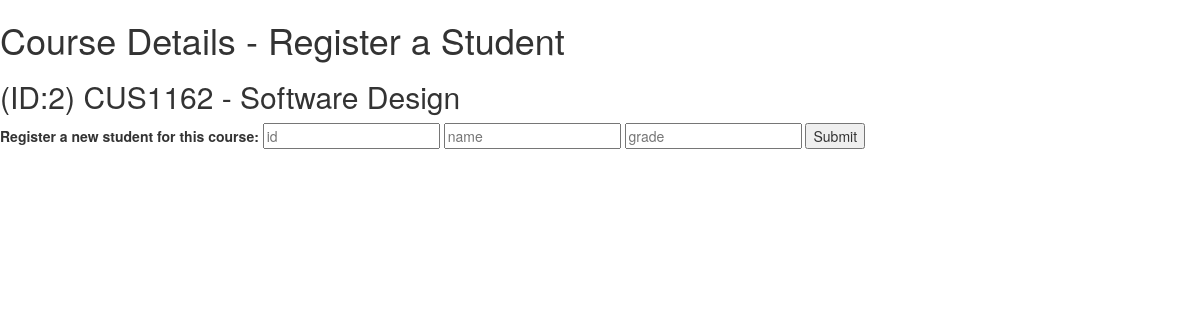
The app's page /register_student/2 with its own data.
### models.py (models this page shows)
class Course(db.Model):
    __tablename__ = 'course'
    id = db.Column(db.Integer, primary_key=True)
    course_number = db.Column(db.String)
    course_title = db.Column(db.String)
    students = db.relationship('RegisteredStudent', secondary='link')

### app.py (the view, shortened to what this page needs)
@app.route("/register_student/<int:course_id>", methods=['POST','GET'])
def register_student(course_id):
    course = Course.query.get(course_id)
    if request.method == 'GET':
        return render_template('course_details.html', course=course)

### templates/course_details.html (shortened to what this page needs)
{% extends "layout.html" %}
{% block body %}
<h1>Course Details - Register a Student</h1>
<h2>(ID:{{ course.id }}) {{ course.course_number }} - {{ course.course_title }}</h2>
<form action="{{ url_for('register_student', course_id=course.id) }}" method="POST">
    <label>Register a new student for this course: </label>
    <input type="text" name="id" placeholder="id">
    <input type="text" name="name" placeholder="name">
    <input type="text" name="grade" placeholder="grade">
    <input type="submit" value="Submit">
</form>
{% endblock %}

### records on screen
Course: id "2", course_number "CUS1162", course_title "Software Design"
